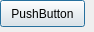
<?xml version="1.0" encoding="UTF-8"?>
<ui version="4.0">
 <class>Dialog</class>
 <widget class="QDialog" name="Dialog">
  <property name="geometry">
   <rect>
    <x>0</x>
    <y>0</y>
    <width>94</width>
    <height>32</height>
   </rect>
  </property>
  <property name="windowTitle">
   <string>Dialog</string>
  </property>
  <widget class="QPushButton" name="pushButton">
   <property name="geometry">
    <rect>
     <x>0</x>
     <y>0</y>
     <width>85</width>
     <height>27</height>
    </rect>
   </property>
   <property name="text">
    <string>PushButton</string>
   </property>
  </widget>
 </widget>
 <resources/>
 <connections>
  <connection>
   <sender>pushButton</sender>
   <signal>clicked()</signal>
   <receiver>Dialog</receiver>
   <slot>slot1()</slot>
   <hints>
    <hint type="sourcelabel">
     <x>202</x>
     <y>113</y>
    </hint>
    <hint type="destinationlabel">
     <x>199</x>
     <y>149</y>
    </hint>
   </hints>
  </connection>
 </connections>
 <slots>
  <slot>slot1()</slot>
 </slots>
</ui>
